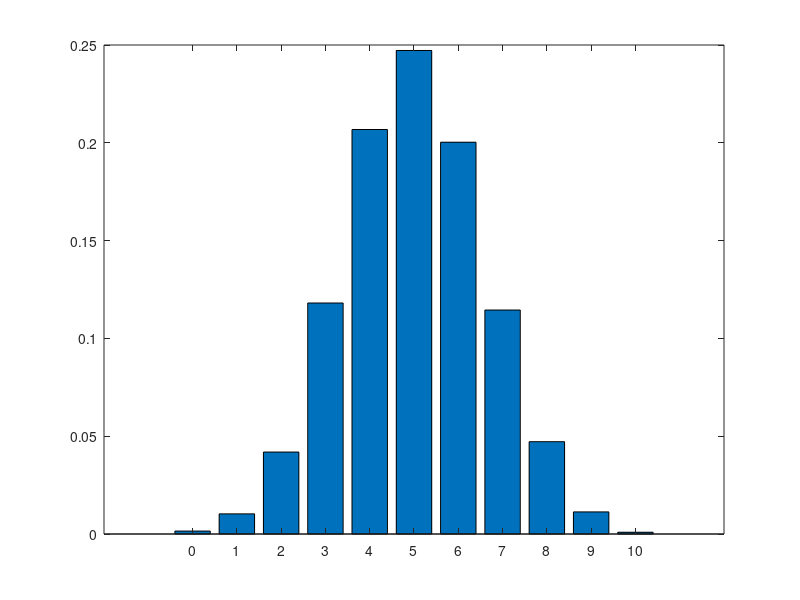

This figure's MATLAB source:
n=10;
p=0.5;
nsort=10000;
for s=1:nsort
    vector(s,1)=sum(rand(n,1)>p);
end
edges=0:10;
bar(edges,histc(vector,edges)/nsort)